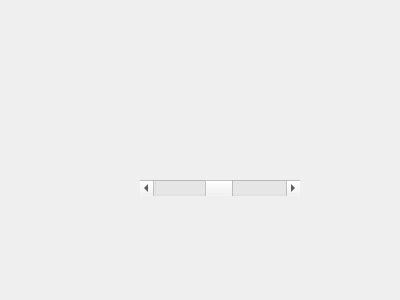
<?xml version="1.0" encoding="UTF-8"?>
<ui version="4.0">
 <class>Dialog</class>
 <widget class="QDialog" name="Dialog">
  <property name="geometry">
   <rect>
    <x>0</x>
    <y>0</y>
    <width>400</width>
    <height>300</height>
   </rect>
  </property>
  <property name="windowTitle">
   <string>Dialog</string>
  </property>
  <widget class="QScrollBar" name="horizontalScrollBar">
   <property name="geometry">
    <rect>
     <x>140</x>
     <y>180</y>
     <width>160</width>
     <height>16</height>
    </rect>
   </property>
   <property name="minimum">
    <number>1</number>
   </property>
   <property name="maximum">
    <number>100</number>
   </property>
   <property name="sliderPosition">
    <number>50</number>
   </property>
   <property name="orientation">
    <enum>Qt::Horizontal</enum>
   </property>
  </widget>
 </widget>
 <resources/>
 <connections/>
</ui>
